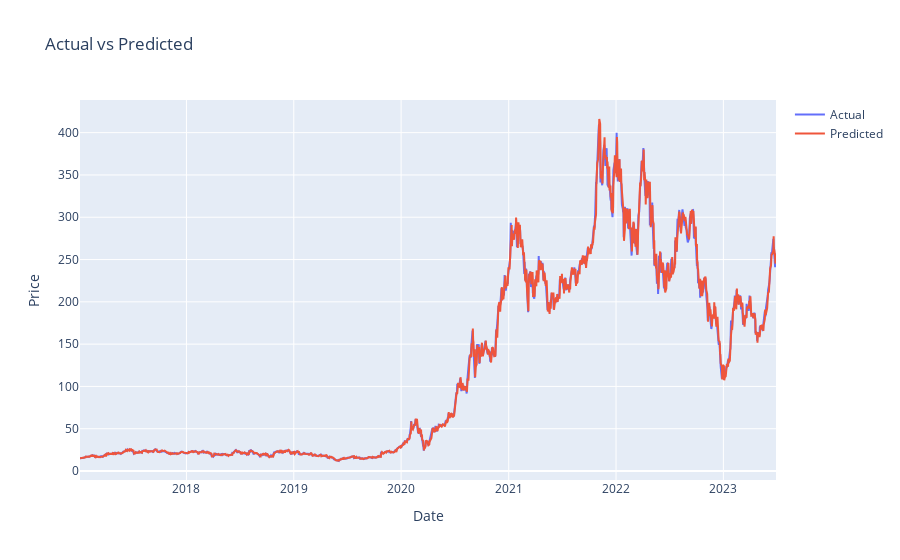
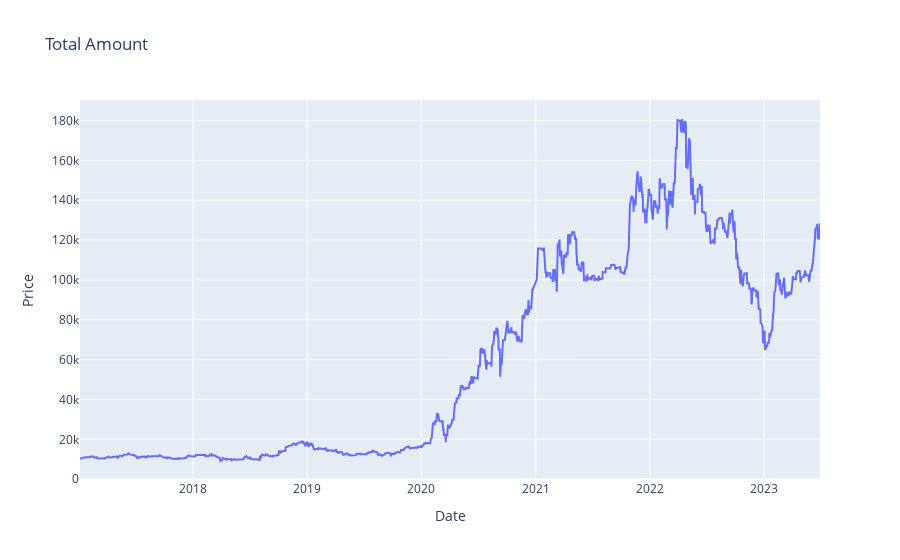

Notebook code cell kept with these figures, in order:
### Code cell
#Strategy_Result[['Actual_Close_Price', 'Predicted_Close_Price']].loc[:].plot(figsize = (15, 6), style = ['-', '--'], title = 'Actual vs Predicted')
#Strategy_Result[['Amount($)']].iloc[0:].plot(figsize = (15, 4), style = ['-g'], title = 'Total Amount')


import plotly.graph_objects as go

# Actual and predicted data
actual = Strategy_Result['Actual_Close_Price'] 
predicted = Strategy_Result['Predicted_Close_Price']
amount= Strategy_Result['Amount($)']
date=Strategy_Result['Date']

# Create figure
fig = go.Figure()

# Add actual trace
fig.add_trace(go.Scatter(
    x=date,
    y=actual,
    mode='lines',
    name='Actual'
)) 

# Add predicted trace  
fig.add_trace(go.Scatter(
    x=date,
    y=predicted,  
    mode='lines',
    name='Predicted'
))

# Set title
fig.update_layout(
    title='Actual vs Predicted',
    xaxis_title='Date',
    yaxis_title='Price'
)

# Show figure
fig.show()

figt=go.Figure()

figt.add_trace(go.Scatter(
    x=date,
    y=amount,
    mode='lines',
    name='Actual'
))

# Set title
figt.update_layout(
    title='Total Amount',
    xaxis_title='Date',
    yaxis_title='Price'
)

figt.show()

### Figure 1 — Plotly figure (JSON) as saved in the notebook; plotly's stock layout.template omitted (floating-point values rounded to 4 significant figures; data arrays with more than 128 entries replaced by an {"elided": "..."} marker saying what was removed)
{"data": [{"mode": "lines", "name": "Actual", "type": "scatter", "x": {"elided": "1632 str values"}, "y": {"elided": "1632 float values"}}, {"mode": "lines", "name": "Predicted", "type": "scatter", "x": {"elided": "1632 str values"}, "y": {"elided": "1632 float values"}}], "layout": {"title": {"text": "Actual vs Predicted"}, "xaxis": {"title": {"text": "Date"}}, "yaxis": {"title": {"text": "Price"}}}}

### Figure 2 — Plotly figure (JSON) as saved in the notebook; plotly's stock layout.template omitted (floating-point values rounded to 4 significant figures; data arrays with more than 128 entries replaced by an {"elided": "..."} marker saying what was removed)
{"data": [{"mode": "lines", "name": "Actual", "type": "scatter", "x": {"elided": "1632 str values"}, "y": {"elided": "1632 int values"}}], "layout": {"title": {"text": "Total Amount"}, "xaxis": {"title": {"text": "Date"}}, "yaxis": {"title": {"text": "Price"}}}}
